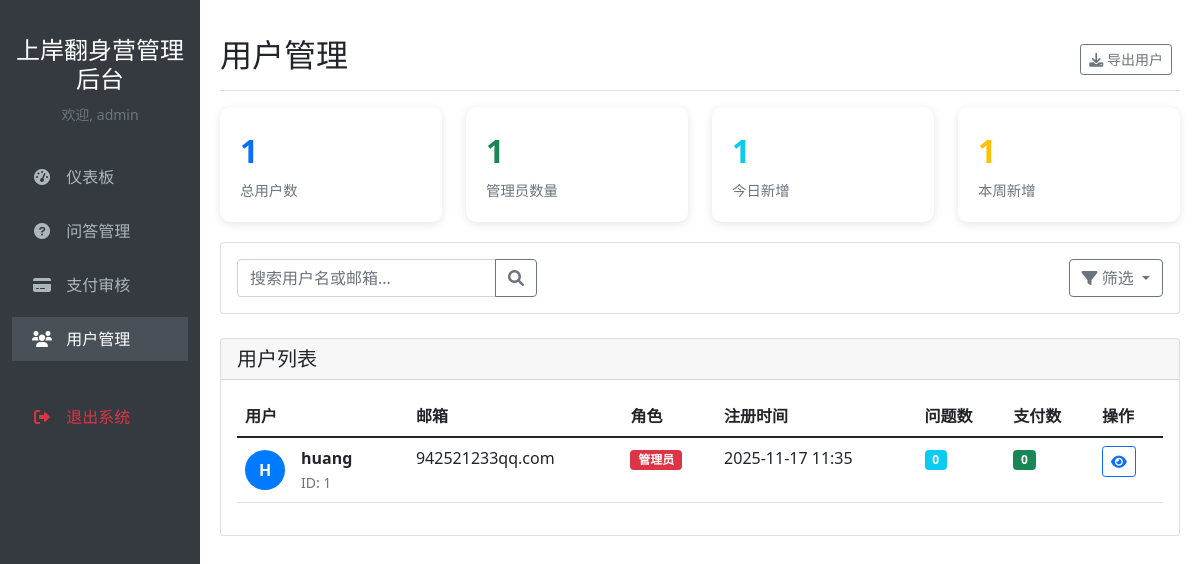
Before: /admin/users (signed in) with the older database file.
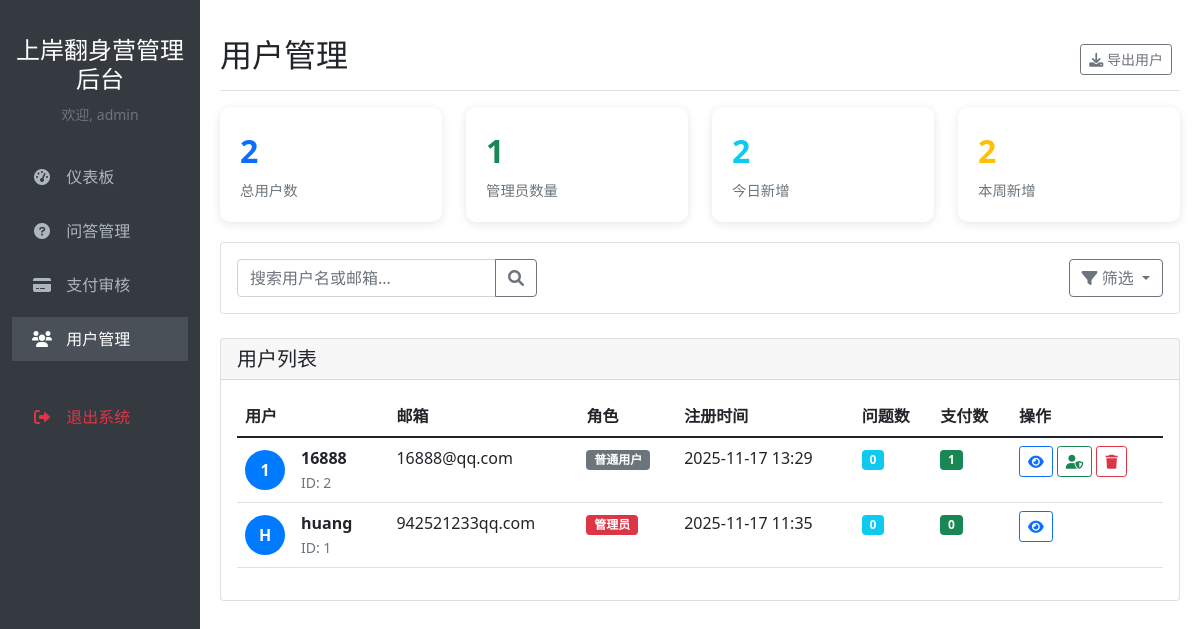
After: the same page with the newer database file.
### app.py (models this page shows, shortened)
class User(db.Model):
    id = db.Column(db.Integer, primary_key=True)
    username = db.Column(db.String(80), unique=True, nullable=False)
    email = db.Column(db.String(120), unique=True, nullable=False)
    password = db.Column(db.String(200), nullable=False)
    is_admin = db.Column(db.Boolean, default=False)
    create_time = db.Column(db.DateTime, default=datetime.now)
    payments = db.relationship('Payment', backref='user', lazy=True)
    questions = db.relationship('Question', backref='user', lazy=True)

### app.py (the view)
@app.route('/admin/users')
@admin_required
def admin_users():
    try:
        users = User.query.order_by(User.create_time.desc()).all()
        return render_template('admin_users.html',
                             users=users,
                             now=datetime.now(),
                             timedelta=timedelta)
    except Exception as e:
        flash(f'用户管理页面加载失败: {str(e)}', 'error')
        return redirect(url_for('admin_dashboard'))

### app.py (called while the page is built)
def admin_required(f):
    @wraps(f)
    def decorated_function(*args, **kwargs):
        if not session.get('admin_logged_in'):
            flash('请先登录管理员账号', 'warning')
            return redirect(url_for('admin_login'))
        return f(*args, **kwargs)
    return decorated_function

@app.template_test('date_equal')
def date_equal_test(dt, date_str_or_date):
    if not isinstance(dt, datetime):
        return False
    if isinstance(date_str_or_date, str):
        compare_date = datetime.strptime(date_str_or_date, '%Y-%m-%d').date()
    else:
        compare_date = date_str_or_date
    return dt.date() == compare_date

@app.template_test('date_ge')
def date_ge_test(dt, date_str_or_date):
    if not isinstance(dt, datetime):
        return False
    if isinstance(date_str_or_date, str):
        compare_date = datetime.strptime(date_str_or_date, '%Y-%m-%d').date()
    else:
        compare_date = date_str_or_date
    return dt.date() >= compare_date

### templates/admin_users.html (shortened to what this page needs)
<!DOCTYPE html>
<html lang="zh-CN">
<head>
    <link href="https://cdn.jsdelivr.net/npm/bootstrap@5.1.3/dist/css/bootstrap.min.css" rel="stylesheet">
    <link rel="stylesheet" href="https://cdnjs.cloudflare.com/ajax/libs/font-awesome/6.0.0/css/all.min.css">
</head>
<body>
    <div class="container-fluid">
        <div class="row">
            <nav class="col-md-3 col-lg-2 d-md-block sidebar collapse">
                <div class="position-sticky pt-3">
                    <div class="sidebar-header text-center mb-4">
                        <h4>上岸翻身营管理后台</h4>
                        <small class="text-muted">欢迎, {{ session.get('admin_username') }}</small>
                    </div>
                    <ul class="nav flex-column">
                        <li class="nav-item">
                            <a class="nav-link" href="{{ url_for('admin_dashboard') }}">
                                <i class="fas fa-tachometer-alt"></i>
                                仪表板
                            </a>
                        </li>
                        <li class="nav-item">
                            <a class="nav-link" href="{{ url_for('admin_questions') }}">
                                <i class="fas fa-question-circle"></i>
                                问答管理
                            </a>
                        </li>
                        <li class="nav-item">
                            <a class="nav-link" href="{{ url_for('admin_payments') }}">
                                <i class="fas fa-credit-card"></i>
                                支付审核
                            </a>
                        </li>
                        <li class="nav-item">
                            <a class="nav-link active" href="{{ url_for('admin_users') }}">
                                <i class="fas fa-users"></i>
                                用户管理
                            </a>
                        </li>
                        <li class="nav-item mt-4">
                            <a class="nav-link text-danger" href="{{ url_for('admin_logout') }}">
                                <i class="fas fa-sign-out-alt"></i>
                                退出系统
                            </a>
                        </li>
                    </ul>
                </div>
            </nav>
            <main class="col-md-9 ms-sm-auto col-lg-10 main-content">
                <div
                    class="d-flex justify-content-between flex-wrap flex-md-nowrap align-items-center pt-3 pb-2 mb-3 border-bottom">
                    <h1 class="h2">用户管理</h1>
                    <div class="btn-toolbar mb-2 mb-md-0">
                        <div class="btn-group me-2">
                            <button type="button" class="btn btn-sm btn-outline-secondary" id="exportUsers">
                                <i class="fas fa-download"></i> 导出用户
                            </button>
                        </div>
                    </div>
                </div>
                <div class="row">
                    <div class="col-xl-3 col-md-6">
                        <div class="user-stats">
                            <div class="stat-number text-primary">{{ users|length }}</div>
                            <div class="stat-label">总用户数</div>
                        </div>
                    </div>
                    <div class="col-xl-3 col-md-6">
                        <div class="user-stats">
                            <div class="stat-number text-success">{{ users|selectattr("is_admin")|list|length }}</div>
                            <div class="stat-label">管理员数量</div>
                        </div>
                    </div>
                    <div class="col-xl-3 col-md-6">
                        <div class="user-stats">
                            <div class="stat-number text-info">
                                {% set today = now.date() if now else none %}
                                {% if today %}
                                {{ users|selectattr("create_time", "date_equal", today)|list|length }}
                                {% else %}
                                0
                                {% endif %}
                            </div>
                            <div class="stat-label">今日新增</div>
                        </div>
                    </div>
                    <div class="col-xl-3 col-md-6">
                        <div class="user-stats">
                            <div class="stat-number text-warning">
                                {% set week_ago = (now - timedelta(days=7)).date() if now else none %}
                                {% if week_ago %}
                                {{ users|selectattr("create_time", "date_ge", week_ago)|list|length }}
                                {% else %}
                                0
                                {% endif %}
                            </div>
                            <div class="stat-label">本周新增</div>
                        </div>
                    </div>
                </div>
                <div class="card mb-4">
                    <div class="card-body">
                        <div class="row">
                            <div class="col-md-6">
                                <div class="input-group search-box">
                                    <input type="text" class="form-control" placeholder="搜索用户名或邮箱..." id="searchInput">
                                    <button class="btn btn-outline-secondary" type="button" id="searchButton">
                                        <i class="fas fa-search"></i>
                                    </button>
                                </div>
                            </div>
                            <div class="col-md-6">
                                <div class="d-flex justify-content-end">
                                    <div class="btn-group">
                                        <button class="btn btn-outline-secondary dropdown-toggle" type="button"
                                            data-bs-toggle="dropdown">
                                            <i class="fas fa-filter"></i> 筛选
                                        </button>
                                    </div>
                                </div>
                            </div>
                        </div>
                    </div>
                </div>
                <div class="card">
                    <div class="card-header">
                        <h5 class="mb-0">用户列表</h5>
                    </div>
                    <div class="card-body">
                        {% if users %}
                        <div class="table-responsive">
                            <table class="table table-hover" id="usersTable">
                                <thead>
                                    <tr>
                                        <th>用户</th>
                                        <th>邮箱</th>
                                        <th>角色</th>
                                        <th>注册时间</th>
                                        <th>问题数</th>
                                        <th>支付数</th>
                                        <th>操作</th>
                                    </tr>
                                </thead>
                                <tbody>
                                    {% for user in users %}
                                    <tr class="user-row" data-user-id="{{ user.id }}"
                                        data-is-admin="{{ 'true' if user.is_admin else 'false' }}"
                                        data-register-date="{{ user.create_time.strftime('%Y-%m-%d') }}">
                                        <td>
                                            <div class="d-flex align-items-center">
                                                <div class="user-avatar me-3">
                                                    {{ user.username[0].upper() }}
                                                </div>
                                                <div>
                                                    <div class="fw-bold">{{ user.username }}</div>
                                                    <small class="text-muted">ID: {{ user.id }}</small>
                                                </div>
                                            </div>
                                        </td>
                                        <td>{{ user.email }}</td>
                                        <td>
                                            {% if user.is_admin %}
                                            <span class="badge badge-admin">管理员</span>
                                            {% else %}
                                            <span class="badge badge-user">普通用户</span>
                                            {% endif %}
                                        </td>
                                        <td>{{ user.create_time.strftime('%Y-%m-%d %H:%M') }}</td>
                                        <td>
                                            <span class="badge bg-info">{{ user.questions|length if user.questions else
                                                0 }}</span>
                                        </td>
                                        <td>
                                            <span class="badge bg-success">{{ user.payments|length if user.payments else
                                                0 }}</span>
                                        </td>
                                        <td class="table-actions">
                                            <button class="btn btn-sm btn-outline-primary view-user"
                                                data-bs-toggle="modal" data-bs-target="#userDetailModal"
                                                data-user-id="{{ user.id }}">
                                                <i class="fas fa-eye"></i>
                                            </button>
                                            {% if not user.is_admin %}
                                            <button class="btn btn-sm btn-outline-success make-admin"
                                                data-user-id="{{ user.id }}">
                                                <i class="fas fa-user-shield"></i>
                                            </button>
                                            {% endif %}
                                            {% if user.id != session.get('user_id') and not user.is_admin %}
                                            <button class="btn btn-sm btn-outline-danger delete-user"
                                                data-user-id="{{ user.id }}" data-username="{{ user.username }}">
                                                <i class="fas fa-trash"></i>
                                            </button>
                                            {% endif %}
                                        </td>
                                    </tr>
                                    {% endfor %}
                                </tbody>
                            </table>
                        </div>
                        {% else %}
                        <div class="text-center py-4">
                            <i class="fas fa-users fa-3x text-muted mb-3"></i>
                            <h5 class="text-muted">暂无用户数据</h5>
                        </div>
                        {% endif %}
                    </div>
                </div>
            </main>
        </div>
    </div>
</body>
</html>

### templates/admin_users.html (style rules this page uses)
.sidebar { background: #343a40; color: white; height: 100vh; position: fixed; padding-top: 20px; }
.sidebar .nav-link { color: #adb5bd; padding: 10px 20px; margin: 5px 0; }
.sidebar .nav-link:hover, .sidebar .nav-link.active { color: white; background: #495057; }
.sidebar .nav-link i { margin-right: 10px; width: 20px; text-align: center; }
.main-content { margin-left: 250px; padding: 20px; }
.user-avatar { width: 40px; height: 40px; border-radius: 50%; background: #007bff; color: white; display: flex; align-items: center; justify-content: center; font-weight: bold; }
.table-actions { white-space: nowrap; }
.badge-admin { background: #dc3545; }
.badge-user { background: #6c757d; }
.search-box { max-width: 300px; }
.user-stats { background: white; border-radius: 10px; padding: 20px; box-shadow: 0 2px 10px rgba(0, 0, 0, 0.1); margin-bottom: 20px; }
.stat-number { font-size: 2rem; font-weight: bold; margin-bottom: 5px; }
.stat-label { color: #6c757d; font-size: 0.9rem; }

Changed rows visible on the page:
added User: username "1", username "16888", id "2", email "16888@qq.com", is_admin "普通用户", create_time "2025-11-17 13:29", questions|length "0", payments|length "1"
Other visible differences:
{{ users|length }}: "1" → "2"
{{ users|selectattr("create_time", "date_equal", today)|list|length }}: "1" → "2"
{{ users|selectattr("create_time", "date_ge", week_ago)|list|length }}: "1" → "2"
